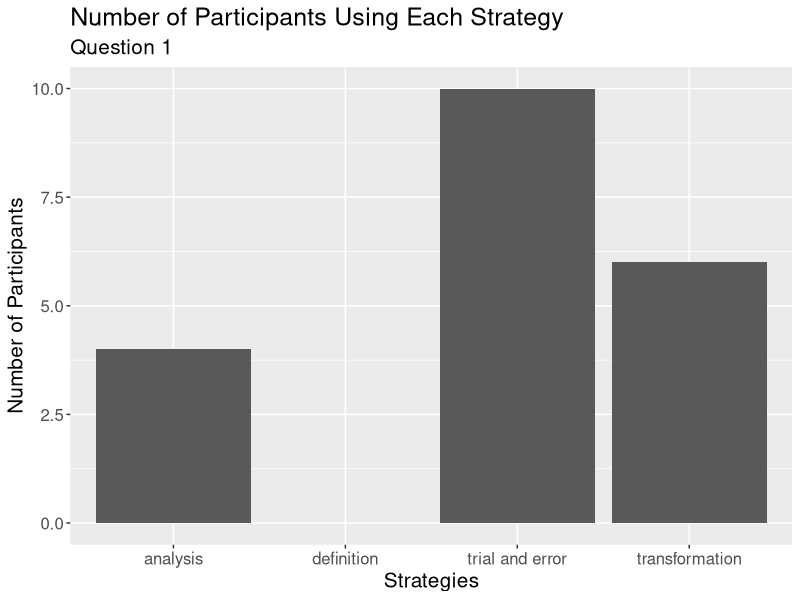
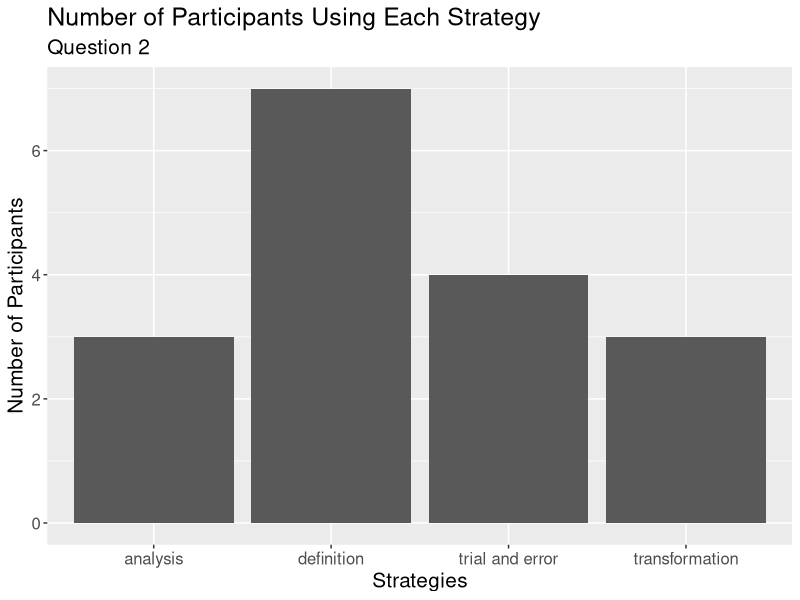
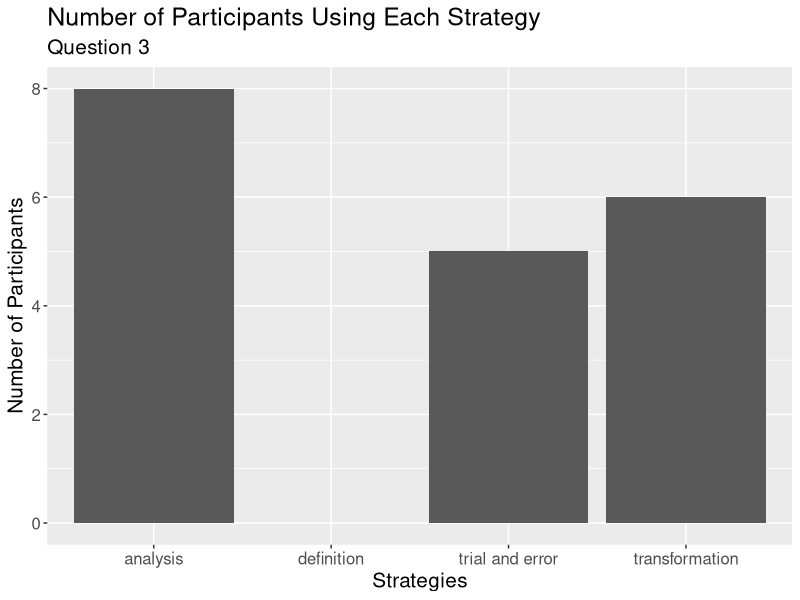
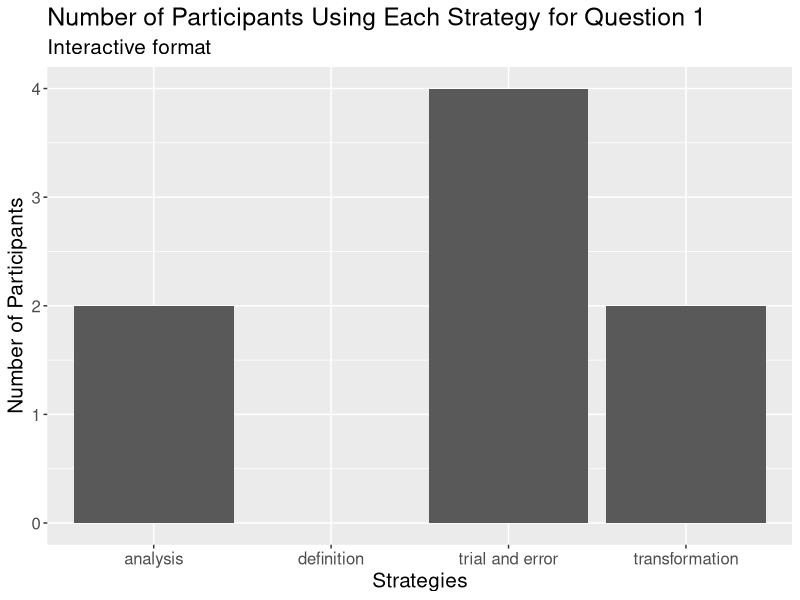
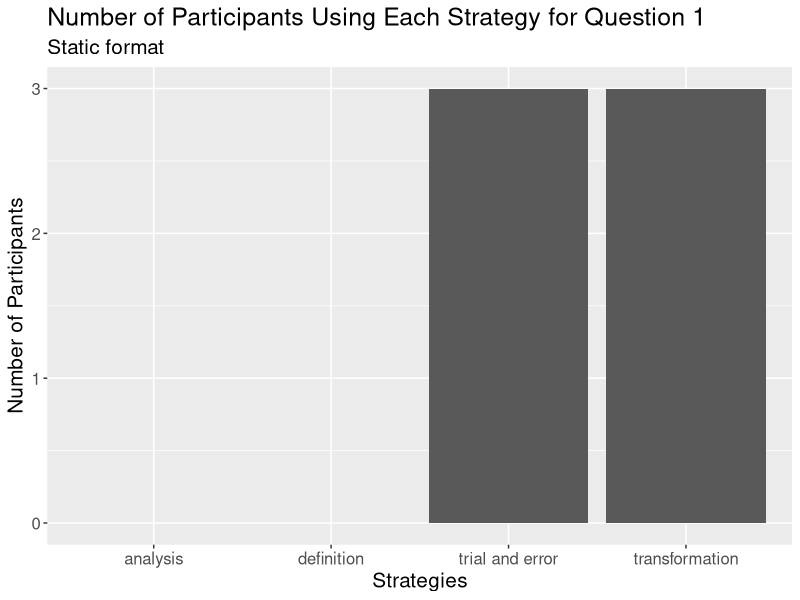
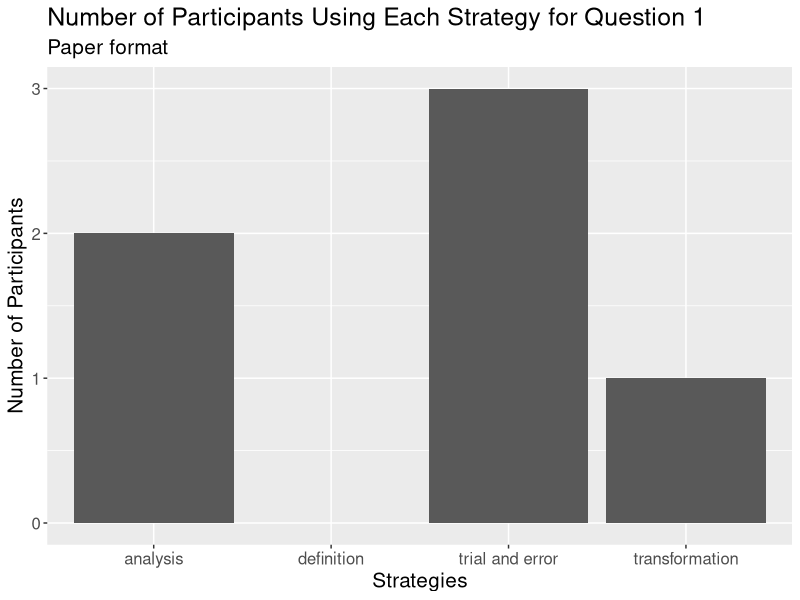
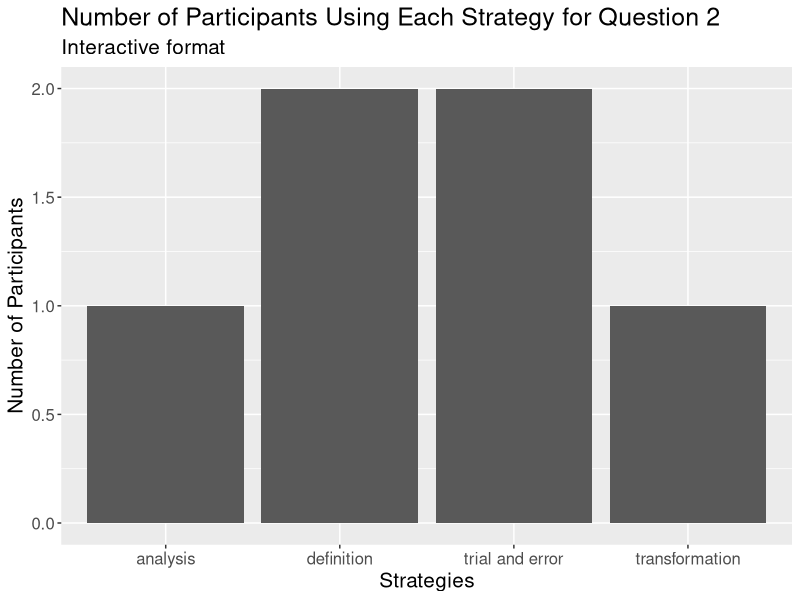
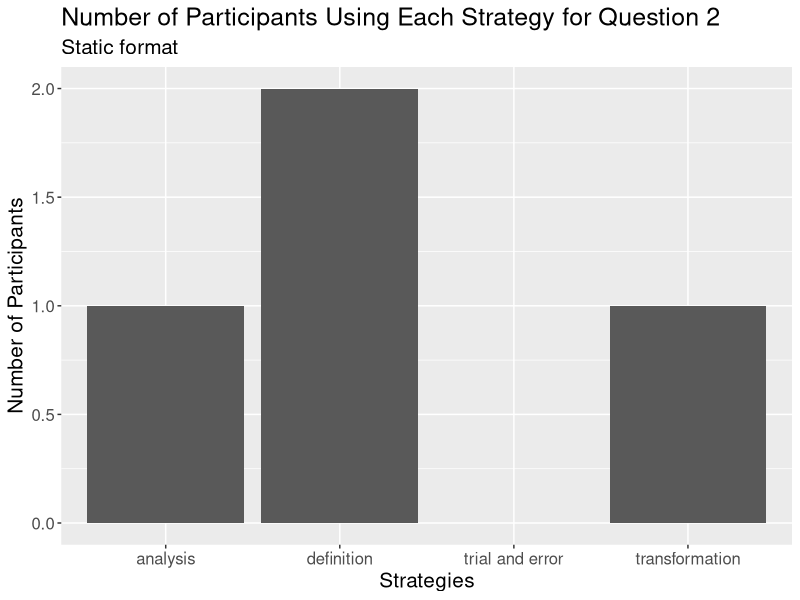

Write the R code that produced these figures, in order.
## ---- chunk 1
#install.packages("dplyr")
library(dplyr)

#install.packages("ggplot2")
library("ggplot2")
## ---- chunk 2
participant <- c(1,2,3,4,5,6,7,8,9,10)

format1 <- c("static", "paper", "static", "interactive", "interactive", "paper" , "interactive", "interactive", "paper", "static")
format2 <- c("paper", "static", "interactive", "static", "paper", "interactive", "paper", "static", "interactive", "paper" )
format3 <- c("interactive", "interactive", "paper", "paper", "static", "static", "static", "paper", "static", "interactive")

## ---- chunk 3

no_types1 <- c(3,6,3,5,4,6,4,1,6,5)
no_types2 <- c(5,3,5,4,5,5,5,3,5,5)
no_types3 <- c(7,6,7,7,2,3,6,0,2,6)

max_1 <- 6
max_2 <- 5
max_3 <- 7

ratio1 <- no_types1/max_1
ratio2 <- no_types2/max_2
ratio3 <- no_types3/max_3

all_types_all_questions <- data.frame(participant, format1, no_types1, ratio1, format2, no_types2, ratio2, format3, no_types3, ratio3)
## ---- chunk 4

p1formats <- c(format1[1], format2[1], format3[1])
p1ratios <- c(ratio1[1], ratio2[1], ratio3[1])

p2formats <- c(format1[2], format2[2], format3[2])
p2ratios <- c(ratio1[2], ratio2[2], ratio3[2])

p3formats <- c(format1[3], format2[3], format3[3])
p3ratios <- c(ratio1[3], ratio2[3], ratio3[3])

p4formats <- c(format1[4], format2[4], format3[4])
p4ratios <- c(ratio1[4], ratio2[4], ratio3[4])

p5formats <- c(format1[5], format2[5], format3[5])
p5ratios <- c(ratio1[5], ratio2[5], ratio3[5])

p6formats <- c(format1[6], format2[6], format3[6])
p6ratios <- c(ratio1[6], ratio2[6], ratio3[6])

p7formats <- c(format1[7], format2[7], format3[7])
p7ratios <- c(ratio1[7], ratio2[7], ratio3[7])

p8formats <- c(format1[8], format2[8], format3[8])
p8ratios <- c(ratio1[8], ratio2[8], ratio3[8])

p9formats <- c(format1[9], format2[9], format3[9])
p9ratios <- c(ratio1[9], ratio2[9], ratio3[9])

p10formats <- c(format1[10], format2[10], format3[10])
p10ratios <- c(ratio1[10], ratio2[10], ratio3[10])

questions<- c(1,2,3)


p1dat <- data.frame(p1formats, p1ratios, questions)
p2dat <- data.frame(p2formats, p2ratios, questions)
p3dat <- data.frame(p3formats, p3ratios, questions)
p4dat <- data.frame(p4formats, p4ratios, questions)
p5dat <- data.frame(p5formats, p5ratios, questions)
p6dat <- data.frame(p6formats, p6ratios, questions)
p7dat <- data.frame(p7formats, p7ratios, questions)
p8dat <- data.frame(p8formats, p8ratios, questions)
p9dat <- data.frame(p9formats, p9ratios, questions)
p10dat <- data.frame(p10formats, p10ratios, questions)
## ---- chunk 5

p1<-ggplot(p1dat, aes(y = p1ratios*100, x = questions)) +
     geom_col(aes(fill = p1formats)) +
     labs(x="Question number", y= "Percentage of example types given",
     title = "Percentage of Example Types Given for Each Participant", subtitle="Participant 1", fill= "Format of question")


p2<-ggplot(p2dat, aes(y = p2ratios*100, x = questions)) +
     geom_col(aes(fill = p2formats)) +
    labs(x="Question number", y= "Percentage of example types given",  title = "Percentage of Example Types Given for Each Participant", subtitle="Participant 2", fill= "Format of question" )



p3<-ggplot(p3dat, aes(y = p3ratios*100, x = questions)) +
     geom_col(aes(fill = p3formats)) +
  labs(x="Question number", y= "Percentage of example types given",  title = "Percentage of Example Types Given for Each Participant", subtitle="Participant 3", fill= "Format of question")



p4<-ggplot(p4dat, aes(y = p4ratios*100, x = questions)) +
     geom_col(aes(fill = p4formats))+
  labs(x="Question number", y= "Percentage of example types given",  title = "Percentage of Example Types Given for Each Participant", subtitle="Participant 4", fill= "Format of question")



p5<-ggplot(p5dat, aes(y = p5ratios*100, x = questions)) +
     geom_col(aes(fill = p5formats))+
  labs(x="Question number", y= "Percentage of example types given",  title = "Percentage of Example Types Given for Each Participant", subtitle="Participant 5", fill= "Format of question")



p6<-ggplot(p6dat, aes(y = p6ratios*100, x = questions)) +
     geom_col(aes(fill = p6formats))+
  labs(x="Question number", y= "Percentage of example types given",  title = "Percentage of Example Types Given for Each Participant", subtitle="Participant 6", fill= "Format of question")



p7<-ggplot(p7dat, aes(y = p7ratios*100, x = questions)) +
     geom_col(aes(fill = p7formats))+
  labs(x="Question number", y= "Percentage of example types given",  title = "Percentage of Example Types Given for Each Participant", subtitle="Participant 7", fill= "Format of question")



p8<-ggplot(p8dat, aes(y = p8ratios*100, x = questions)) +
     geom_col(aes(fill = p8formats))+
  labs(x="Question number", y= "Percentage of example types given",  title = "Percentage of Example Types Given for Each Participant", subtitle="Participant 8", fill= "Format of question")



p9<-ggplot(p9dat, aes(y = p9ratios*100, x = questions)) +
     geom_col(aes(fill = p9formats))+
  labs(x="Question number", y= "Percentage of example types given",  title = "Percentage of Example Types Given for Each Participant", subtitle="Participant 9", fill= "Format of question")



p10<-ggplot(p10dat, aes(y = p10ratios*100, x = questions)) +
     geom_col(aes(fill = p10formats))+
  labs(x="Question number", y= "Percentage of example types given",  title = "Percentage of Example Types Given for Each Participant", subtitle="Participant 10", fill= "Format of question")
## ---- chunk 6
q1_et<-ggplot(all_types_all_questions, aes(y=ratio1*100, x=participant))+geom_col(aes(fill=format1))+
  labs(x="Participant", y= "Percentage of example types given",  title = "Percentage of Example Types Given for Each Question", subtitle="Question 1", fill= "Format of question")+
   scale_x_discrete(limits=c("1","2","3", "4","5","6","7","8","9","10"))


q2_et<-ggplot(all_types_all_questions, aes(y=ratio2*100, x=participant))+geom_col(aes(fill=format2))+
  labs(x="Participant", y= "Percentage of example types given",  title = "Percentage of Example Types Given for Each Question", subtitle="Question 2", fill= "Format of question")+
   scale_x_discrete(limits=c("1","2","3", "4","5","6","7","8","9","10"))


q3_et<-ggplot(all_types_all_questions, aes(y=ratio3*100, x=participant))+geom_col(aes(fill=format3))+
  labs(x="Participant", y= "Percentage of example types given",  title = "Percentage of Example Types Given for Each Question", subtitle="Question 3", fill= "Format of question")+
   scale_x_discrete(limits=c("1","2","3", "4","5","6","7","8","9","10"))

## ---- chunk 7

formats <- append(format1,format2)
formats <- append(formats, format3)
formats <- data.frame(formats)

ratios <- append(ratio1, ratio2)
ratios <- append(ratios, ratio3)
ratios <- data.frame(ratios)

formats_df <- cbind(formats,ratios)
## ---- chunk 8
p <- formats_df[formats_df$formats =='paper',]
i <- formats_df[formats_df$formats =='interactive',]
s <- formats_df[formats_df$formats =='static',]

p_sum<- sum(p$ratios)
i_sum<- sum(i$ratios)
s_sum<- sum(s$ratios)

p_percent <- p_sum*10
i_percent <- i_sum*10
s_percent <- s_sum*10


average_examples_format <- data.frame(format=c("paper", "interactive", "static"), percentage=c(p_percent, i_percent, s_percent))

f <-ggplot(average_examples_format, aes(x=factor(format, levels = c("paper", "interactive", "static")), y=percentage, fill=format))+geom_col()+labs(x= "Format", y="Average percentage of example types given", fill="Format", title="Average Percentage of Example Types Given for Each Format")
## ---- chunk 9
formats <- c('paper', 'static', 'interactive')
total_or_first <- c('first attempt','first attempt','first attempt','not first attempt', 'not first attempt','not first attempt')

total_correct_ans1 <- c(100, 100, 100)
correct_ans_firstattempt1 <- c(100, 77.78, 92.86)
correct_ans_not_firstattempt1 <- c(0, 22.22, 7.14)

first_attempt <- data.frame(correct_ans_firstattempt1, correct_ans_not_firstattempt1)

q1 <- data.frame(formats, total_correct_ans1, first_attempt)
correctans1 <- c(100,77.78,92.86,0,22.22,7.14)
formats2 <-c('paper', 'static', 'interactive','paper', 'static', 'interactive') 
q11<- data.frame(format=formats2,totals=correctans1, Attempt=total_or_first)

ca1<-ggplot(q11, mapping=aes(x=format, y=totals, fill=Attempt))+ geom_col()

total_correct_ans2 <- c(100, 100, 100)
correct_ans_firstattempt2 <- c(92, 100, 93.33)
correct_ans_not_firstattempt2 <- c(8, 0, 6.67)
correctans2<- c(92, 100, 93.33,8, 0, 6.67)
q22<- data.frame(format=formats2,totals=correctans2, Attempt=total_or_first)

ca2<-ggplot(q22, mapping=aes(x=format, y=totals, fill=Attempt))+ geom_col()




total_correct_ans3 <- c(100, 55.56, 91.67)
correct_ans_firstattempt3 <- c(100, 58.33, 83.33)
correct_ans_not_firstattempt3 <- c(0, 41.67, 16.67)
correctans3<- c(100, 32.40, 76.39,0, 23.15, 15.28)
q33<- data.frame(format=formats2,totals=correctans3, Attempt=total_or_first)

ca3<-ggplot(q33, mapping=aes(x=format, y=totals, fill=Attempt))+ geom_col()
## ---- chunk 10
ca1<- ca1 +labs(title="Percentage of Correct Answers for Each Format for Question 1", x='Format', y="Percentage of Correct Answers", subtitle = "Of the percentage of correct answers, were the answers correct on first attempt?")


ca2<- ca2 +labs(title="Percentage of Correct Answers for Each Format for Question 2", x='Format', y="Percentage of Correct Answers", subtitle = "Of the percentage of correct answers, were the answers correct on first attempt?")

ca3<- ca3 +labs(title="Percentage of Correct Answers for Each Format for Question 3", x='Format', y="Percentage of Correct Answers", subtitle = "Of the percentage of correct answers, were the answers correct on first attempt?")
## ---- chunk 11
#library(data.table)
strats <- c('mem','te','tr','ana')

strat1_1 <- c(0, 1, 1,0)
strat1_2 <- c(0,1,1,0)
strat1_3 <- c(0,1,1,0)
strat1_4 <- c(0,1,0,1)
strat1_5 <- c(0,1,1,1)
strat1_6 <- c(0,1,0,1)
strat1_7 <- c(0,1,1,0)
strat1_8 <- c(0,1,0,0)
strat1_9 <- c(0,1,0,1)
strat1_10 <- c(0,1,1,0)

strat_q1 <- data.frame(strat1_1, strat1_2, strat1_3, strat1_4, strat1_5, strat1_6, strat1_7, strat1_8, strat1_9, strat1_10 )

totals1 <- c(rowSums(strat_q1))
totals1 <- data.frame(totals1)


y1 <- cbind(strat_q1, totals1)

strat1_paper <- data.frame(strat_q1[2], strat_q1[6], strat_q1[9])
strat1_static <- data.frame(strat_q1[1], strat_q1[3], strat_q1[10])
strat1_int <- data.frame(strat_q1[4], strat_q1[5], strat_q1[7], strat_q1[8])

totals1_paper <- c(rowSums(strat1_paper))
totals1_paper <- data.frame(totals1_paper)

y1_paper <- cbind(strat1_paper, totals1_paper)

totals1_static <- c(rowSums(strat1_static))
totals1_static <- data.frame(totals1_static)
y1_static <- cbind(strat1_static, totals1_static)

totals1_int <- c(rowSums(strat1_int))
totals1_int <- data.frame(totals1_int)
y1_int <- cbind(strat1_int, totals1_int)
## ---- chunk 12

labels <- c("analysis", "definition", "trial and error", "transformation")

strategies1<-ggplot(y1, mapping=aes(x=strats,y= totals1))+geom_col()+labs(x= "Strategies", y="Number of Participants", fill="Format", title="Number of Participants Using Each Strategy", subtitle="Question 1")+ scale_x_discrete(labels= labels)+theme(text=element_text(size=15))
## ---- chunk 13
#strats <- c('mem','te','tr','ana')
strat2_1 <- c(0, 0, 1,1)
strat2_2 <- c(1,0,0,0)
strat2_3 <- c(1,0,0,0)
strat2_4 <- c(0,0,1,1)
strat2_5 <- c(1,1,0,0)
strat2_6 <- c(0,1,1,0)
strat2_7 <- c(1,0,0,0)
strat2_8 <- c(1,0,0,0)
strat2_9 <- c(1,1,0,1)
strat2_10 <- c(1,1,0,0)


strat_q2 <- data.frame(strat2_1, strat2_2, strat2_3, strat2_4, strat2_5, strat2_6, strat2_7, strat2_8, strat2_9, strat2_10 )



totals2 <- c(rowSums(strat_q2))
totals2 <- data.frame(totals2)


y2 <- cbind(strat_q1, totals2)

strat2_paper <- data.frame(strat_q2[1], strat_q2[5], strat_q2[7], strat_q2[10])
strat2_static <- data.frame(strat_q2[2], strat_q2[4], strat_q2[8])
strat2_int <- data.frame(strat_q2[3], strat_q2[6], strat_q2[9])

totals2_paper <- c(rowSums(strat2_paper))
totals2_paper <- data.frame(totals2_paper)


y2_paper <- cbind(strat2_paper, totals2_paper)

totals2_static <- c(rowSums(strat2_static))
totals2_static <- data.frame(totals2_static)
y2_static <- cbind(strat2_static, totals2_static)

totals2_int <- c(rowSums(strat2_int))
totals2_int <- data.frame(totals2_int)
y2_int <- cbind(strat2_int, totals2_int)
## ---- chunk 14

labels <- c("analysis", "definition", "trial and error", "transformation")

strategies2<-ggplot(y2, mapping=aes(x=strats,y= totals2))+geom_col()+labs(x= "Strategies", y="Number of Participants", fill="Format", title="Number of Participants Using Each Strategy", subtitle="Question 2")+ scale_x_discrete(labels= labels)+theme(text=element_text(size=15))
## ---- chunk 15
#strats <- c('mem','te','tr','ana')
strat3_1 <- c(0, 1, 1,1)
strat3_2 <- c(0,0,1,1)
strat3_3 <- c(0,1,1,1)
strat3_4 <- c(0,1,1,1)
strat3_5 <- c(0,0,0,1)
strat3_6 <- c(0,0,1,1)
strat3_7 <- c(0,1,0,1)
strat3_8 <- c(0,0,0,0)
strat3_9 <- c(0,1,0,0)
strat3_10 <- c(0,0,1,1)


strat_q3 <- data.frame(strat3_1, strat3_2, strat3_3, strat3_4, strat3_5, strat3_6, strat3_7, strat3_8, strat3_9, strat3_10 )



totals3 <- c(rowSums(strat_q3))
totals3 <- data.frame(totals3)


y3 <- cbind(strat_q3, totals3)

strat3_paper <- data.frame(strat_q3[3], strat_q3[4], strat_q3[8])
strat3_static <- data.frame(strat_q3[5], strat_q3[6], strat_q3[7], strat_q1[9])
strat3_int <- data.frame(strat_q3[1], strat_q3[2], strat_q3[10])

totals3_paper <- c(rowSums(strat3_paper))
totals3_paper <- data.frame(totals3_paper)


y3_paper <- cbind(strat3_paper, totals3_paper)

totals3_static <- c(rowSums(strat3_static))
totals3_static <- data.frame(totals3_static)
y3_static <- cbind(strat3_static, totals3_static)

totals3_int <- c(rowSums(strat3_int))
totals3_int <- data.frame(totals3_int)
y3_int <- cbind(strat3_int, totals3_int)
## ---- chunk 16

labels <- c("analysis", "definition", "trial and error", "transformation")

strategies3<-ggplot(y3, mapping=aes(x=strats,y= totals3))+geom_col()+labs(x= "Strategies", y="Number of Participants", fill="Format", title="Number of Participants Using Each Strategy", subtitle="Question 3")+ scale_x_discrete(labels= labels)+theme(text=element_text(size=15))
## ---- chunk 17

int1 <- ggplot(y1_int, mapping=aes(x=strats, y= totals1_int))+geom_col()+ scale_x_discrete(labels= labels)+labs(x= "Strategies", y="Number of Participants", fill="Format", title="Number of Participants Using Each Strategy for Question 1", subtitle = "Interactive format")+theme(text=element_text(size=15))

static1<- ggplot(y1_static, mapping=aes(x=strats, y= totals1_static))+geom_col()+ scale_x_discrete(labels= labels)+labs(x= "Strategies", y="Number of Participants", fill="Format", title="Number of Participants Using Each Strategy for Question 1", subtitle = "Static format")+theme(text=element_text(size=15))

paper1<- ggplot(y1_paper, mapping=aes(x=strats, y= totals1_paper))+geom_col()+ scale_x_discrete(labels= labels)+labs(x= "Strategies", y="Number of Participants", fill="Format", title="Number of Participants Using Each Strategy for Question 1", subtitle = "Paper format")+theme(text=element_text(size=15))


int2 <- ggplot(y2_int, mapping=aes(x=strats, y= totals2_int))+geom_col()+ scale_x_discrete(labels= labels)+labs(x= "Strategies", y="Number of Participants", fill="Format", title="Number of Participants Using Each Strategy for Question 2", subtitle = "Interactive format")+theme(text=element_text(size=15))

static2<- ggplot(y2_static, mapping=aes(x=strats, y= totals2_static))+geom_col()+ scale_x_discrete(labels= labels)+labs(x= "Strategies", y="Number of Participants", fill="Format", title="Number of Participants Using Each Strategy for Question 2", subtitle = "Static format")+theme(text=element_text(size=15))

paper2<- ggplot(y2_paper, mapping=aes(x=strats, y= totals2_paper))+geom_col()+ scale_x_discrete(labels= labels)+labs(x= "Strategies", y="Number of Participants", fill="Format", title="Number of Participants Using Each Strategy for Question 2", subtitle = "Paper format")+theme(text=element_text(size=15))

int3 <- ggplot(y3_int, mapping=aes(x=strats, y= totals3_int))+geom_col()+ scale_x_discrete(labels= labels)+labs(x= "Strategies", y="Number of Participants", fill="Format", title="Number of Participants Using Each Strategy for Question 3", subtitle = "Interactive format")+theme(text=element_text(size=15))

static3<- ggplot(y3_static, mapping=aes(x=strats, y= totals3_static))+geom_col()+ scale_x_discrete(labels= labels)+labs(x= "Strategies", y="Number of Participants", fill="Format", title="Number of Participants Using Each Strategy for Question 3", subtitle = "Static format")+theme(text=element_text(size=15))

paper3<- ggplot(y3_paper, mapping=aes(x=strats, y= totals3_paper))+geom_col()+ scale_x_discrete(labels= labels)+labs(x= "Strategies", y="Number of Participants", fill="Format", title="Number of Participants Using Each Strategy for Question 3", subtitle = "Paper format")+theme(text=element_text(size=15))
## ---- chunk 18

#Number using each strategy, per question
strategies1
strategies2
strategies3

#Number using each strategy, per question, per format
int1
static1
paper1

int2
static2
paper2

int3
static3
paper3


# Example types per participant
p2
p3
p4
p5
p6
p7
p8
p9
p10

# example types per question
q1_et
q2_et
q3_et

# example types per format
f

# correct ans plots
ca1
ca2
ca3
## ---- chunk 19

questions <- c(rep(1, 10), rep(2,10), rep(3,10))

formats <- c(format1, format2, format3)

percentages_et <- c(ratio1*100, ratio2*100, ratio3*100)

example_types <- data.frame("Participant"=participant, "Percentage_of_Example_Types"= percentages_et,"Question"= questions, "Format"=formats)

#average for each format
df_means <- example_types %>% group_by(Format) %>% summarise(value=mean(Percentage_of_Example_Types))
avg_i<- as.numeric(df_means[1,2])
avg_p <- as.numeric(df_means[2,2])
avg_s <- as.numeric(df_means[3,2])

## ---- chunk 20

example_types_plot <- ggplot(data=example_types, aes(x=Participant, y= Percentage_of_Example_Types))+geom_point()+ facet_wrap(~Format)+
  geom_hline(data = data.frame(avg_i,Format='interactive'), aes(yintercept = avg_i))+
  geom_hline(data = data.frame(avg_p,Format='paper'), aes(yintercept = avg_p))+
  geom_hline(data = data.frame(avg_s,Format='static'), aes(yintercept = avg_s))+
  labs(title="Example Types Given in Each Format, for All Questions",subtitle="With a line of average percentage of example types given for each format ",y= "Percentage of Example Types Given (%)")+
  scale_x_continuous(breaks=c(2,4,6,8,10))

example_types_plot
ggsave("Plots/example_types_plot.png", example_types_plot, width = 7, height = 5)
## ---- chunk 21

trial_and_error <- c(rep(1,10),rep(0,4),1,1,0,0,1,1,1,0,1,1,0,0,1,0,1,0)
transformation <- c(1,1,1,0,1,0,1,0,0,1,1,0,0,1,0,1, rep(0,4),rep(1,4), 0,1,0,0,0,1)
analysis <- c(0,0,0,1,1,1,0,0,1,0,1,0,0,1,0,0,0,0,1,0, rep(1,7), 0,0,1)

strategies <- data.frame("Participant"=participant,"Question"= questions, "Format"=formats, trial_and_error, transformation, analysis)


t_and_e <- strategies[strategies$trial_and_error==1,]
tr <- t_and_e <- strategies[strategies$transformation==1,]
ana <- t_and_e <- strategies[strategies$analysis==1,]

paper_strat <- strategies[strategies$Format=="paper",]
int_strat <- strategies[strategies$Format=="interactive",]
static_strat <- strategies[strategies$Format=="static",]

paper_te<- sum(paper_strat$trial_and_error)
paper_tr<- sum(paper_strat$transformation)
paper_an<- sum(paper_strat$analysis)


int_te<- sum(int_strat$trial_and_error)
int_tr<- sum(int_strat$transformation)
int_an<- sum(int_strat$analysis)


static_te<- sum(static_strat$trial_and_error)
static_tr<- sum(static_strat$transformation)
static_an<- sum(static_strat$analysis)

strategies_totals <- data.frame("Format"= c(rep("paper", 3), rep("interactive", 3), rep("static", 3)), "Strategy"=  c(rep(c("Trial and Error", "Transformation", "Analysis"), 3)), "total"= c(paper_te, paper_tr, paper_an, int_te, int_tr, int_an, static_te, static_tr, static_an))

strategies_plot2 <- ggplot(strategies_totals, mapping=aes(x=Strategy, y=total))+geom_bar(stat="identity")+facet_wrap(~Format)+labs(y="Number of Participants", title="Total number of participants using each strategy in each format, for all questions.", subtitle="Note that this is based on the groups opinion and interpretation of the strategies used by participants.")+ theme(axis.text.x = element_text(angle = 30, vjust = 1, hjust=1))#+scale_x_discrete(labels=c("Trial and Error", "Transformation", "Analysis"))

strategies_plot2

ggsave("Plots/strategy.png", strategies_plot2, width=10)

